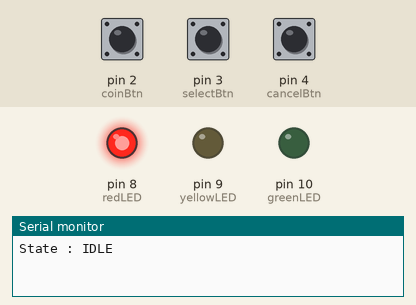
This sketch was run on a simulated Arduino Uno, built with avr-gcc and run on an emulated ATmega328P. Shown: output pins drawn as LEDs (lit = HIGH), the last lines printed to the serial monitor. Inputs (shaded band) come from the test bench; at power-on: pin 2 (coinBtn) HIGH, pin 3 (selectBtn) HIGH, pin 4 (cancelBtn) HIGH.

Above: at 1.2 s.
1.3 s: pin 2 (coinBtn) pulled LOW for 0.15 s
At 2.6 s:
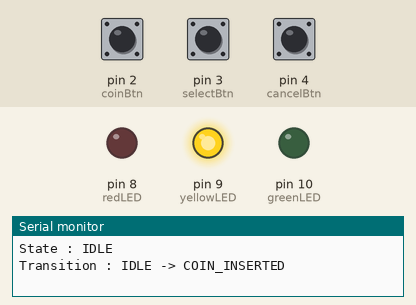
3.1 s: pin 3 (selectBtn) pulled LOW for 0.15 s
At 4.0 s:
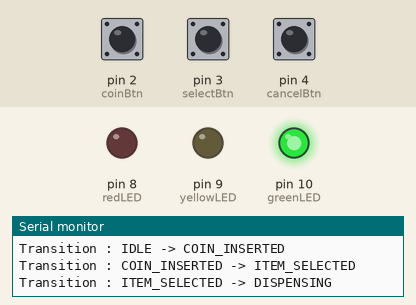
6.2 s: pin 2 (coinBtn) pulled LOW for 3.2 s
At 8.7 s:
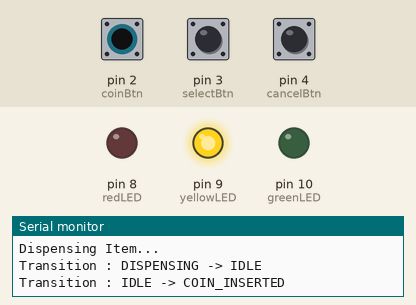
10.9 s: pin 4 (cancelBtn) pulled LOW for 0.15 s
At 12.4 s:
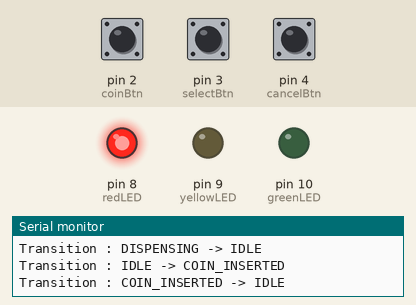
12.7 s: pin 2 (coinBtn) pulled LOW for 1 s
At 13.7 s:
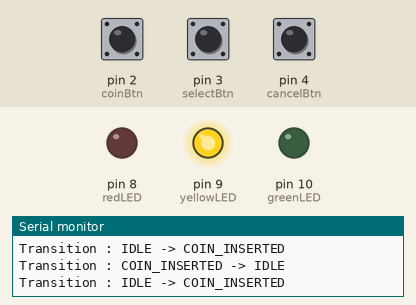
Timing chart, 0 to 15.7 s (numbered marks = the images above; inputs shaded):
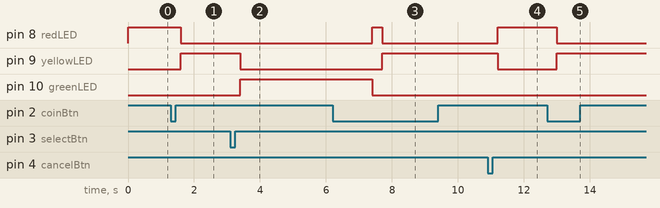

Measured:
- after the input at 1.3 s, pin 8 (redLED): HIGH → LOW after 0.30 s; pin 9 (yellowLED): LOW → HIGH after 0.30 s
- after the input at 3.1 s, pin 9 (yellowLED): HIGH → LOW after 0.30 s; pin 10 (greenLED): LOW → HIGH after 0.30 s
- after the input at 6.2 s, pin 9 (yellowLED): LOW → HIGH after 1.5 s
- after the input at 10.9 s, pin 8 (redLED): LOW → HIGH after 0.30 s; pin 9 (yellowLED): HIGH → LOW after 0.30 s
- after the input at 12.7 s, pin 8 (redLED): HIGH → LOW after 0.30 s; pin 9 (yellowLED): LOW → HIGH after 0.30 s

The sketch:

vending_machine.ino
```cpp
/*
-------------------------------------------------------
Project      : Vending Machine State Machine
Author       : Priyanshu Yadav
Roll Number  : 24BCA037

State Transition Diagram

        +-------+
        | IDLE  |
        +-------+
             |
      Insert Coin
             |
             v
 +-------------------+
 | COIN_INSERTED     |
 +-------------------+
      |         |
 Cancel |     Select Item
      |         |
      v         v
    IDLE   +----------------+
           | ITEM_SELECTED  |
           +----------------+
                   |
              Dispensing
                   |
                   v
           +---------------+
           | DISPENSING    |
           +---------------+
                   |
                Complete
                   |
                   v
                 IDLE
-------------------------------------------------------
*/
enum State {
  IDLE,
  COIN_INSERTED,
  ITEM_SELECTED,
  DISPENSING
};

State currentState = IDLE;

const int coinBtn = 2;
const int selectBtn = 3;
const int cancelBtn = 4;

const int redLED = 8;
const int yellowLED = 9;
const int greenLED = 10;

void setup() {

  pinMode(coinBtn, INPUT_PULLUP);
  pinMode(selectBtn, INPUT_PULLUP);
  pinMode(cancelBtn, INPUT_PULLUP);

  pinMode(redLED, OUTPUT);
  pinMode(yellowLED, OUTPUT);
  pinMode(greenLED, OUTPUT);

  Serial.begin(9600);

  Serial.println("State : IDLE");
}

void loop() {

  switch(currentState) {

    case IDLE:

      digitalWrite(redLED, HIGH);
      digitalWrite(yellowLED, LOW);
      digitalWrite(greenLED, LOW);

      if(digitalRead(coinBtn) == LOW){

        currentState = COIN_INSERTED;

        Serial.println("Transition : IDLE -> COIN_INSERTED");

        delay(300);

      }

    break;

    case COIN_INSERTED:

      digitalWrite(redLED, LOW);
      digitalWrite(yellowLED, HIGH);
      digitalWrite(greenLED, LOW);

      if(digitalRead(selectBtn)==LOW){

        currentState = ITEM_SELECTED;

        Serial.println("Transition : COIN_INSERTED -> ITEM_SELECTED");

        delay(300);

      }

      if(digitalRead(cancelBtn)==LOW){

        currentState = IDLE;

        Serial.println("Transition : COIN_INSERTED -> IDLE");

        delay(300);

      }

    break;

    case ITEM_SELECTED:

      digitalWrite(redLED, LOW);
      digitalWrite(yellowLED, LOW);
      digitalWrite(greenLED, HIGH);

      Serial.println("Transition : ITEM_SELECTED -> DISPENSING");

      delay(1000);

      currentState = DISPENSING;

    break;

    case DISPENSING:

      Serial.println("Dispensing Item...");

      delay(3000);

      Serial.println("Transition : DISPENSING -> IDLE");

      currentState = IDLE;

    break;

  }

}
```
